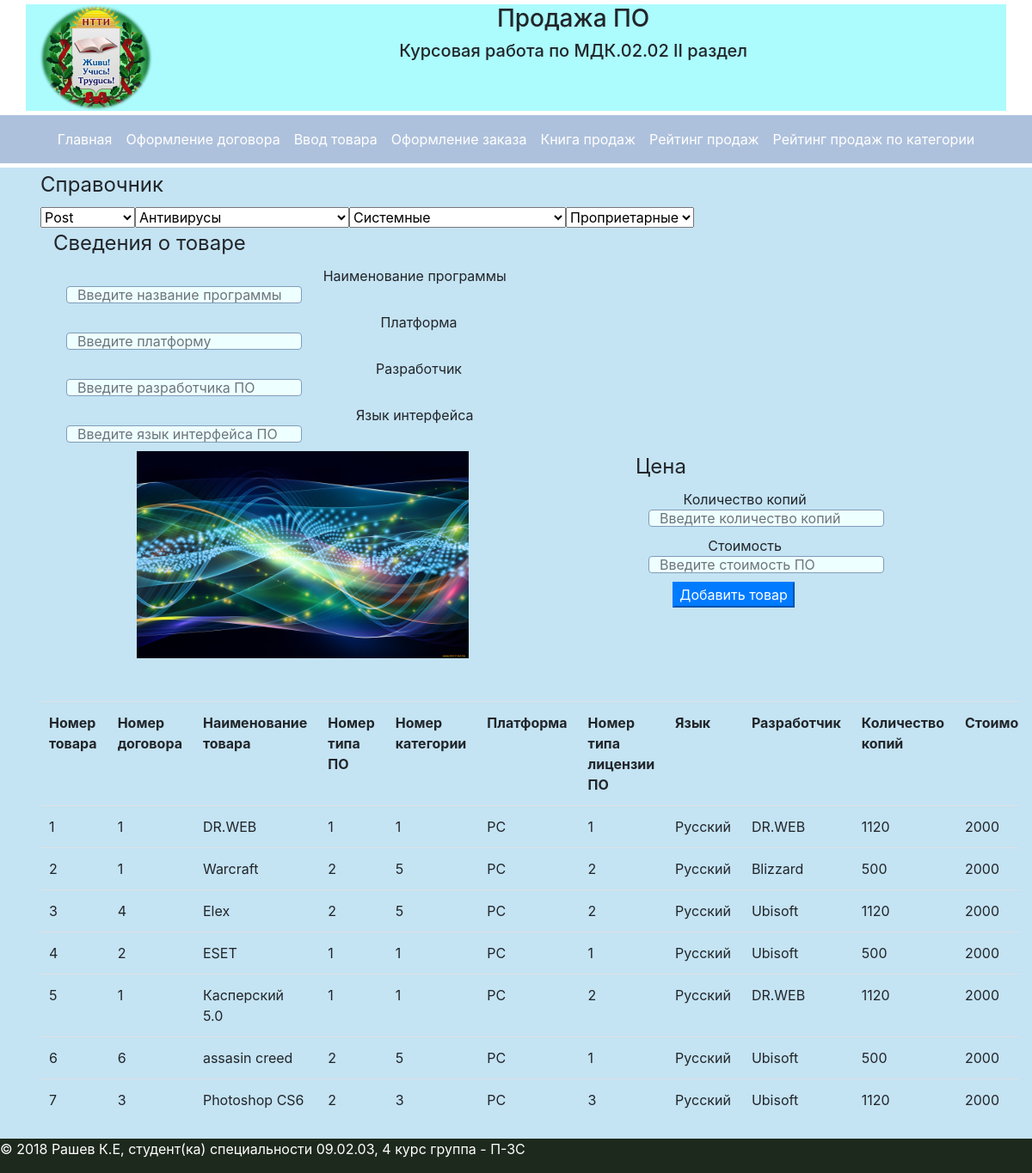
The app's page /post.php with its own data.
### tables this page shows
CREATE TABLE `Tovar` (
  `Ntov` int(4) NOT NULL,
  `Ndog` int(4) NOT NULL,
  `NamePO` varchar(100) NOT NULL,
  `NtipPO` int(4) NOT NULL,
  `Nkat` int(4) NOT NULL,
  `Plat` varchar(50) NOT NULL,
  `Ntiplis` int(4) NOT NULL,
  `Yaz` varchar(100) NOT NULL,
  `Razrab` varchar(100) NOT NULL,
  `Kolvokop` int(10) NOT NULL,
  `Stomost` int(10) NOT NULL
);

### post.php (the view, shortened to what this page needs)
<?php
$link = new mysqli('localhost','root','','prodpo');
$link->set_charset('utf8');
include 'temp/head.php';
include 'temp/header.php';
include 'temp/navbar.php';
?>
<div class="container">
    <div class="row">
        <div class="col">
            <form  method="post"  role="form" class="form-inline">
           <fieldset>
               <legend>Справочник</legend>
                <div class="form-group mb-lg-0 col-lg-offset-0">
                <select name='dogo'>
                    <?
                     $que=$link->query("select * from  Dogovor ");
                    while ($row = $que->fetch_array())
                    {
                        echo '<option value="'.$row['Ndog'].'">'.$row['NamePos'].'</option>';
                    }
                    ?>
                </select>
                <select name='kat'>
                    <?
                    $query1=$link->query("SELECT * FROM Kate ");
                    while ($row = $query1->fetch_array())
                    {
                        echo '<option value="'.$row['Nkat'].'">'.$row['Kat'].'</option>';
                    }
                    ?>
                </select>
                <select name='tip'>
                    <?
                      $query2=$link->query("SELECT * FROM tippo ");
                    while ($row = $query2->fetch_array())
                    {
                        echo '<option value="'.$row['NtipPO'].'">'.$row['TipPO'].'</option>';
                    }
                    ?>
                </select>
                <select name='til'>
                    <?
                     $query3=$link->query("SELECT * FROM tiplise ");
                    while ($row = $query3->fetch_array())
                    {
                        echo '<option value="'.$row['Ntiplis'].'">'.$row['Tiplis'].'</option>';
                    }
                    ?>
                </select>
                </div>
           </fieldset>
                <div class="container" style="float: left;">
                <div class="form-group" >
                <fieldset style="width: 150%;">
                    <legend>Сведения о товаре</legend>
                    <label for="" style="margin-left:-13%;">Наименование программы </label>
                    <input type="text" class="form-control"  name="nam" placeholder="Введите название программы" requered>
                    <label for="" style="margin-left:-12%;">Платформа</label>
                    <input type="text" class="form-control"  name="pla" placeholder="Введите платформу" requered>
                     <label for="" style="margin-left:-12%;">Разработчик</label>
                     <input type="text" class="form-control"  name="razrab" placeholder="Введите разработчика ПО" requered>
                    <label for="" style="margin-left:-13%;">Язык интерфейса</label>
                    <input type="text" class="form-control"  name="yaz" placeholder="Введите язык интерфейса ПО" requered>
                </fieldset>
                </div>
                <img src="img/1920x1200_1229770_%5Bwww.ArtFile.ru%5D.jpg" style="width:50%; padding-left: 10% ">
                <div class="form-group" style="float: right;">
                    <fieldset style="width: 150%;">
                        <legend>Цена</legend>
                    <label for="" style="margin-left:-12%;">Количество копий</label>
                    <input type="text" class="form-control"  name="kolkop" placeholder="Введите количество копий" requered>
                    <label for="" style="margin-left:-12%;">Стоимость</label>
                    <input type="text" class="form-control"   name="stom" placeholder="Введите стоимость ПО" requered>
                    <BR>
                        <button type="submit" class="btn-primary" style="margin-left: 15%">Добавить товар</button>
                    </fieldset>
                </div>
                <BR>
                </div>
            </form>
        </div>
</div>
<br>
<br>
<?
$link = new mysqli('localhost','root','','prodPO');
$link->set_charset('utf8');
?>
<div class="container">
    <div class="row">
        <table class="table table-responsive">
            <tr>
                <th>Номер товара</th>
                <th>Номер договора</th>
                <th>Наименование товара</th>
                <th>Номер типа ПО</th>
                <th>Номер категории</th>
                <th>Платформа</th>
                <th>Номер типа лицензии ПО</th>
                <th>Язык</th>
                <th>Разработчик</th>
                <th>Количество копий</th>
                <th>Стоимость</th>
            </tr>
            <?php
            $results = $link->query("SELECT * FROM tovar");
            while($row = $results->fetch_array())
            {
                echo '<tr>';
                echo '<td>'.$row["Ntov"].'</td>';
                echo '<td>'.$row["Ndog"].'</td>';
                echo '<td>'.$row["NamePO"].'</td>';
                echo '<td>'.$row["NtipPO"].'</td>';
                echo '<td>'.$row["Nkat"].'</td>';
                echo '<td>'.$row["Plat"].'</td>';
                echo '<td>'.$row["Ntiplis"].'</td>';
                echo '<td>'.$row["Yaz"].'</td>';
                echo '<td>'.$row["Razrab"].'</td>';
                echo '<td>'.$row["Kolvokop"].'</td>';
                echo '<td>'.$row["Stomost"].'</td>';
                echo '</tr>';
            }
            echo '</table>';
            echo'</div>';
            echo'</div>';
            ?>
            <?php
            include 'temp/footer.php';
            ?>

### temp/head.php (shortened to what this page needs)
<!DOCTYPE html>
<head>
    <link href= "../css/styl2e.css" rel="stylesheet" type="text/css">
    <link href= "../css/bootstrap.css" rel="stylesheet" type="text/css">
<link href= "../css/bootstrap.min.css" rel="stylesheet" type="text/css">
    <link href= "../css/bootstrap-grid-3.3.1.css" rel="stylesheet"  type="text/css">
<link href="../css/bootstrap-reboot.min.css" rel="stylesheet" type="text/css">
</head>
<body>

### temp/header.php
<header>
    <div class="container">
        <div class="row">
            <div class="col header" >
                <div><img src="img/php_mysql.png"   width="12%" heigth="auto"  align="left"></div>
                <h3 align="center" > Продажа ПО </h3>
                <h5  align="center">Курсовая работа по МДК.02.02 II раздел</h5>
            </div>
        </div>
    </div>
</header>

### temp/navbar.php
<nav class="navbar navbar-expand-lg " style="background:  #10479856 !important">
    <div class="container">
        <div class="row">
            <ul class="navbar-nav mr-auto">
                <li><a  class="nav-link text-white"  href="../index.php">Главная</a></li>
                <li><a  class="nav-link text-white"  href="../dog.php">Оформление договора</a></li>
                <li><a  class="nav-link text-white"  href="../post.php">Ввод товара</a></li>
                <li><a  class="nav-link text-white"  href="../zak.php">Оформление заказа</a></li>
                <li><a  class="nav-link text-white"  href="../book.php">Книга продаж</a>
                </li>
            </ul>
            <ul class="navbar-nav mr-auto">
                <li><a  class="nav-link text-white"  href="../rait.php"> Рейтинг продаж </a></li>
                <li><a  class="nav-link text-white"  href="../krait.php">Рейтинг продаж по категории</a></li>
        </div>
    </div>
</nav>
<div class="content">

### temp/footer.php
</div>
<footer>
    <div class="footer">
        <p><?php echo '&copy 2018'; ?>
            Рашев К.Е, студент(кa) специальности 09.02.03, 4 курс группа - П-3С </p>
    </div>
</footer>
</body>
</html>

### css/styl2e.css (style rules this page uses)
form { width: 1000px; padding: 2px; }
form input[type=text] { margin-left: 15px; margin-bottom: 10px; width: 200px; background: #eff; border: 1px solid #7f9db9; height: 20px; }
.navbar { float:left; width: 100%; height: auto; margin-top: 5px; background: #0a1c00; border-width: 2px; }
.header { float:left; width: 100%; margin-top: 5px; background: #acfbfd; border-width: 2px; }
.content { float:left; width: 100%; margin-top: 5px; background: #c4e3f3; border-width: 2px; }
.footer { float:left; color: white; width: 100%; margin-top: 5px; background: #1e291d; border-width: 2px; }
fieldset { float: left; width: 100%; margin-top: 5px; border-width: 2px; }

### records on screen
tovar: Ntov "1", Ndog "1", NamePO "DR.WEB", NtipPO "1", Nkat "1", Plat "PC", Ntiplis "1", Yaz "Русский", Razrab "DR.WEB", Kolvokop "1120", Stomost "2000"
tovar: Ntov "2", Ndog "1", NamePO "Warcraft", NtipPO "2", Nkat "5", Plat "PC", Ntiplis "2", Yaz "Русский", Razrab "Blizzard", Kolvokop "500", Stomost "2000"
tovar: Ntov "3", Ndog "4", NamePO "Elex", NtipPO "2", Nkat "5", Plat "PC", Ntiplis "2", Yaz "Русский", Razrab "Ubisoft", Kolvokop "1120", Stomost "2000"
tovar: Ntov "4", Ndog "2", NamePO "ESET", NtipPO "1", Nkat "1", Plat "PC", Ntiplis "1", Yaz "Русский", Razrab "Ubisoft", Kolvokop "500", Stomost "2000"
tovar: Ntov "5", Ndog "1", NamePO "Касперский 5.0", NtipPO "1", Nkat "1", Plat "PC", Ntiplis "2", Yaz "Русский", Razrab "DR.WEB", Kolvokop "1120", Stomost "2000"
tovar: Ntov "6", Ndog "6", NamePO "assasin creed", NtipPO "2", Nkat "5", Plat "PC", Ntiplis "1", Yaz "Русский", Razrab "Ubisoft", Kolvokop "500", Stomost "2000"
tovar: Ntov "7", Ndog "3", NamePO "Photoshop CS6", NtipPO "2", Nkat "3", Plat "PC", Ntiplis "3", Yaz "Русский", Razrab "Ubisoft", Kolvokop "1120", Stomost "2000"

### other values on screen
form field dogo "Post"
form field kat "­Антивирусы"
form field tip "Системные"
form field til "Проприетарные"
